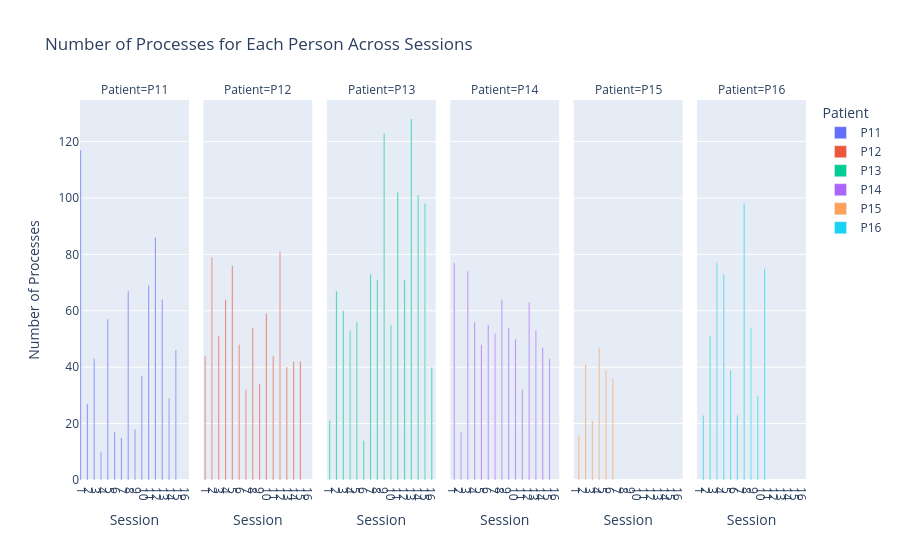

This figure's notebook cell:
### Markdown cell above
## Counts of Processes for each Person Across Sessions

### Code cell
result = compute_processe_plt_all(data)
result = sort_ps(result)
print = result
create_process_plot_for_all(result)
create_process_plot_for_all_sns(result)
create_individual_process_plots(result)

### Figure 1 — Plotly figure (JSON) as saved in the notebook; plotly's stock layout.template omitted (floating-point values rounded to 4 significant figures)
{"data": [{"alignmentgroup": "True", "hovertemplate": "Patient=P11<br>Session=%{x}<br>Number of Processes=%{y}<extra></extra>", "legendgroup": "P11", "marker": {"color": "#636efa", "pattern": {"shape": ""}}, "name": "P11", "offsetgroup": "P11", "orientation": "v", "showlegend": true, "textposition": "auto", "x": [1, 2, 3, 4, 5, 6, 7, 8, 9, 10, 11, 12, 13, 14, 15], "xaxis": "x", "y": [117, 27, 43, 10, 57, 17, 15, 67, 18, 37, 69, 86, 64, 29, 46], "yaxis": "y", "type": "bar"}, {"alignmentgroup": "True", "hovertemplate": "Patient=P12<br>Session=%{x}<br>Number of Processes=%{y}<extra></extra>", "legendgroup": "P12", "marker": {"color": "#EF553B", "pattern": {"shape": ""}}, "name": "P12", "offsetgroup": "P12", "orientation": "v", "showlegend": true, "textposition": "auto", "x": [1, 2, 3, 4, 5, 6, 7, 8, 9, 10, 11, 12, 13, 14, 15], "xaxis": "x2", "y": [44, 79, 51, 64, 76, 48, 32, 54, 34, 59, 44, 81, 40, 42, 42], "yaxis": "y2", "type": "bar"}, {"alignmentgroup": "True", "hovertemplate": "Patient=P13<br>Session=%{x}<br>Number of Processes=%{y}<extra></extra>", "legendgroup": "P13", "marker": {"color": "#00cc96", "pattern": {"shape": ""}}, "name": "P13", "offsetgroup": "P13", "orientation": "v", "showlegend": true, "textposition": "auto", "x": [1, 2, 3, 4, 5, 6, 7, 8, 9, 10, 11, 12, 13, 14, 15, 16], "xaxis": "x3", "y": [21, 67, 60, 53, 56, 14, 73, 71, 123, 55, 102, 71, 128, 101, 98, 40], "yaxis": "y3", "type": "bar"}, {"alignmentgroup": "True", "hovertemplate": "Patient=P14<br>Session=%{x}<br>Number of Processes=%{y}<extra></extra>", "legendgroup": "P14", "marker": {"color": "#ab63fa", "pattern": {"shape": ""}}, "name": "P14", "offsetgroup": "P14", "orientation": "v", "showlegend": true, "textposition": "auto", "x": [1, 2, 3, 4, 5, 6, 7, 8, 9, 10, 11, 12, 13, 14, 15], "xaxis": "x4", "y": [77, 17, 74, 56, 48, 55, 52, 64, 54, 50, 32, 63, 53, 47, 43], "yaxis": "y4", "type": "bar"}, {"alignmentgroup": "True", "hovertemplate": "Patient=P15<br>Session=%{x}<br>Number of Processes=%{y}<extra></extra>", "legendgroup": "P15", "marker": {"color": "#FFA15A", "pattern": {"shape": ""}}, "name": "P15", "offsetgroup": "P15", "orientation": "v", "showlegend": true, "textposition": "auto", "x": [1, 2, 3, 4, 5, 6], "xaxis": "x5", "y": [16, 41, 21, 47, 39, 36], "yaxis": "y5", "type": "bar"}, {"alignmentgroup": "True", "hovertemplate": "Patient=P16<br>Session=%{x}<br>Number of Processes=%{y}<extra></extra>", "legendgroup": "P16", "marker": {"color": "#19d3f3", "pattern": {"shape": ""}}, "name": "P16", "offsetgroup": "P16", "orientation": "v", "showlegend": true, "textposition": "auto", "x": [1, 2, 3, 4, 5, 6, 7, 8, 9, 10], "xaxis": "x6", "y": [23, 51, 77, 73, 39, 23, 98, 54, 30, 75], "yaxis": "y6", "type": "bar"}], "layout": {"xaxis": {"anchor": "y", "domain": [0.0, 0.15], "title": {"text": "Session"}, "dtick": 1}, "yaxis": {"anchor": "x", "domain": [0.0, 1.0], "title": {"text": "Number of Processes"}}, "xaxis2": {"anchor": "y2", "domain": [0.17, 0.32], "matches": "x", "title": {"text": "Session"}, "dtick": 1}, "yaxis2": {"anchor": "x2", "domain": [0.0, 1.0], "matches": "y", "showticklabels": false}, "xaxis3": {"anchor": "y3", "domain": [0.34, 0.49], "matches": "x", "title": {"text": "Session"}, "dtick": 1}, "yaxis3": {"anchor": "x3", "domain": [0.0, 1.0], "matches": "y", "showticklabels": false}, "xaxis4": {"anchor": "y4", "domain": [0.51, 0.66], "matches": "x", "title": {"text": "Session"}, "dtick": 1}, "yaxis4": {"anchor": "x4", "domain": [0.0, 1.0], "matches": "y", "showticklabels": false}, "xaxis5": {"anchor": "y5", "domain": [0.68, 0.83], "matches": "x", "title": {"text": "Session"}, "dtick": 1}, "yaxis5": {"anchor": "x5", "domain": [0.0, 1.0], "matches": "y", "showticklabels": false}, "xaxis6": {"anchor": "y6", "domain": [0.85, 1.0], "matches": "x", "title": {"text": "Session"}, "dtick": 1}, "yaxis6": {"anchor": "x6", "domain": [0.0, 1.0], "matches": "y", "showticklabels": false}, "annotations": [{"font": {}, "showarrow": false, "text": "Patient=P11", "x": 0.075, "xanchor": "center", "xref": "paper", "y": 1.0, "yanchor": "bottom", "yref": "paper"}, {"font": {}, "showarrow": false, "text": "Patient=P12", "x": 0.245, "xanchor": "center", "xref": "paper", "y": 1.0, "yanchor": "bottom", "yref": "paper"}, {"font": {}, "showarrow": false, "text": "Patient=P13", "x": 0.415, "xanchor": "center", "xref": "paper", "y": 1.0, "yanchor": "bottom", "yref": "paper"}, {"font": {}, "showarrow": false, "text": "Patient=P14", "x": 0.585, "xanchor": "center", "xref": "paper", "y": 1.0, "yanchor": "bottom", "yref": "paper"}, {"font": {}, "showarrow": false, "text": "Patient=P15", "x": 0.755, "xanchor": "center", "xref": "paper", "y": 1.0, "yanchor": "bottom", "yref": "paper"}, {"font": {}, "showarrow": false, "text": "Patient=P16", "x": 0.925, "xanchor": "center", "xref": "paper", "y": 1.0, "yanchor": "bottom", "yref": "paper"}], "legend": {"title": {"text": "Patient"}, "tracegroupgap": 0}, "title": {"text": "Number of Processes for Each Person Across Sessions"}, "barmode": "group", "bargap": 0.001, "bargroupgap": 0.001}}
